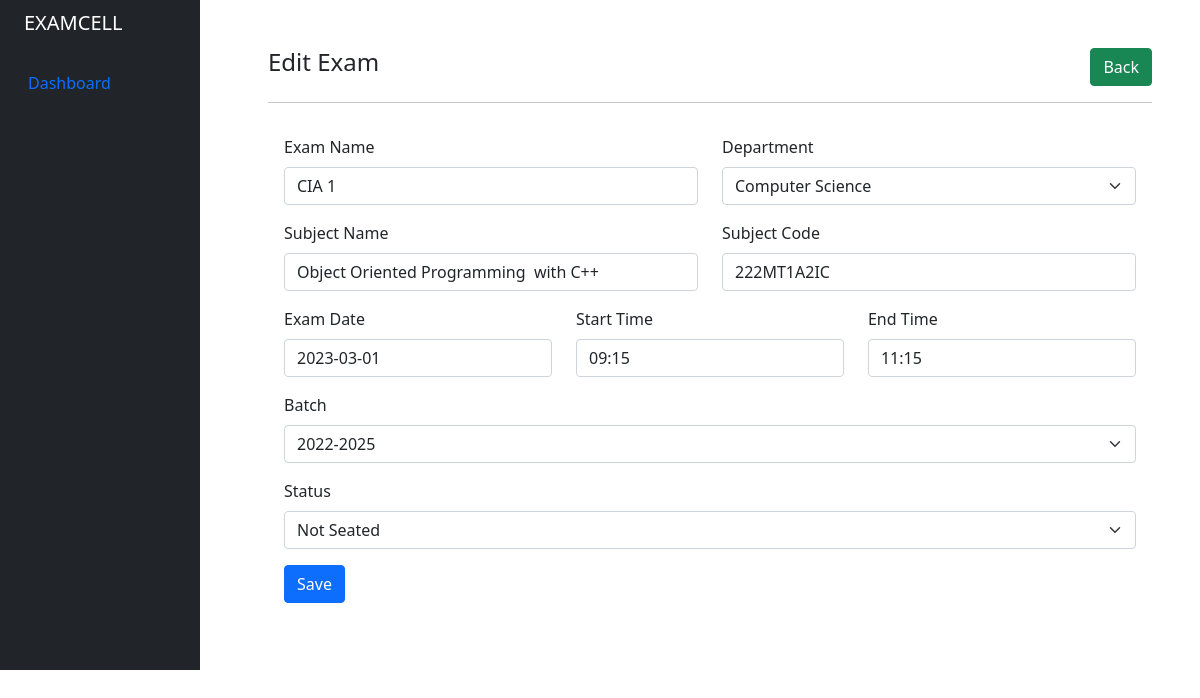
/admin/exam_create_edit.php?id=14 (signed in), run on the app's committed database.
### tables this page shows
CREATE TABLE `tbl_exams` (
  `id` int(11) NOT NULL,
  `exam_name` varchar(100) NOT NULL,
  `exam_subject_name` varchar(100) NOT NULL,
  `exam_subject_code` varchar(100) NOT NULL,
  `exam_date` date NOT NULL,
  `notify_date` date NOT NULL,
  `batched` int(11) DEFAULT -1,
  `is_notified` datetime DEFAULT NULL,
  `exam_start_time` varchar(64) NOT NULL,
  `exam_end_time` varchar(64) DEFAULT NULL,
  `exam_dept` int(11) NOT NULL,
  `exam_batch` int(11) NOT NULL,
  `status` int(11) NOT NULL,
  `event_id` int(11) DEFAULT 0
);

### admin/exam_create_edit.php (the view, shortened to what this page needs)
<?php
include '../helpers/basic_helper.php';
if (isset($_SESSION['email']) && isset($_SESSION['id'])) {
    echo site_header();
?>
    <div class="container-fluid">
        <div class="row flex-nowrap">
            <?php echo site_navbar(); ?>
            <div class="after-side-content col py-5 px-5">
                <div class="row">
                    <div class="col-md-8">
                        <h4><?php echo isset($_GET['id']) ? 'Edit' : 'Set'; ?> Exam</h4>
                    </div>
                    <div class="col-md-4">
                        <a href="exams.php" class="btn btn-success rounded float-end">Back</a>
                    </div>
                </div>
                <hr>
                <?php include '../helpers/message.php'; ?>
                <div>
                    <?php
                    if (isset($_GET['id'])) {
                        $exam_id = mysqli_real_escape_string($conn, $_GET['id']);
                        $query = "SELECT * FROM tbl_exams WHERE id='$exam_id' ";
                        $query_run = mysqli_query($conn, $query);
                        if (mysqli_num_rows($query_run) > 0) {
                            $exam = mysqli_fetch_array($query_run);
                        }
                    }
                    ?>
                    <form action="controller.php" method="POST" class="p-3" id="exam_form">
                        <div class="row">
                            <div class="col-md-6">
                                <div class="mb-3">
                                    <label for="exam_name" class="form-label">Exam Name</label>
                                    <input type="text" class="form-control" id="exam_name" name="exam_name" value="<?php echo isset($exam['exam_name']) ? $exam['exam_name'] : ''; ?>" required autofocus>
                                </div>
                            </div>
                            <div class="col-md-6">
                                <div class="mb-3">
                                    <label for="exam_dept" class="form-label">Department</label>
                                    <select class="form-select" name="exam_dept" id="exam_dept" aria-label="Default select example" required>
                                        <?php
                                        $query = "SELECT * FROM tbl_department";
                                        $query_run = mysqli_query($conn, $query);
                                        if (mysqli_num_rows($query_run) > 0) {
                                            foreach ($query_run as $department) {
                                                $selected = '';
                                                if (isset($_GET['id'])) {
                                                    if ($department['id'] == $exam['exam_dept']) {
                                                        $selected = 'selected';
                                                    }
                                                }
                                                echo "<option value='" . $department['id'] . "' data-deptslug='" . $department['deptslug'] . "' " . $selected . ">" . $department['deptname'] . "</option>";
                                            }
                                        }
                                        ?>
                                    </select>
                                </div>
                            </div>
                        </div>
                        <div class="row">
                            <div class="col-md-6">
                                <div class="mb-3">
                                    <label for="exam_subject_name" class="form-label">Subject Name</label>
                                    <input type="text" class="form-control" id="exam_subject_name" name="exam_subject_name" value="<?php echo isset($exam['exam_subject_name']) ? $exam['exam_subject_name'] : ''; ?>" required>
                                </div>
                            </div>
                            <div class="col-md-6">
                                <div class="mb-3">
                                    <label for="exam_subject_code" class="form-label">Subject Code</label>
                                    <input type="text" class="form-control" id="exam_subject_code" name="exam_subject_code" value="<?php echo isset($exam['exam_subject_code']) ? $exam['exam_subject_code'] : ''; ?>" required>
                                </div>
                            </div>
                        </div>
                        <div class="row">
                            <div class="col-md-4">
                                <div class="mb-3">
                                    <label for="exam_date" class="form-label">Exam Date</label>
                                    <input type="text" id="exam_date" class="form-control datepicker" name="exam_date" value="<?php echo isset($exam['exam_date']) ? $exam['exam_date'] : ''; ?>">
                                </div>
                            </div>
                            <div class="col-md-4">
                                <div class="mb-3">
                                    <label for="exam_start_time" class="form-label">Start Time</label>
                                    <input type="text" id="exam_start_time" class="form-control timepicker" name="exam_start_time" value="<?php echo isset($exam['exam_start_time']) ? $exam['exam_start_time'] : ''; ?>">
                                </div>
                            </div>
                            <div class="col-md-4">
                                <div class="mb-3">
                                    <label for="exam_end_time" class="form-label">End Time</label>
                                    <input type="text" id="exam_end_time" class="form-control timepicker" name="exam_end_time" value="<?php echo isset($exam['exam_end_time']) ? $exam['exam_end_time'] : ''; ?>">
                                </div>
                            </div>
                        </div>
                        <div class="mb-3">
                            <label for="exam_batch" class="form-label">Batch</label>
                            <select class="form-select" name="exam_batch" id="exam_batch" aria-label="Default select example" required>
                                <?php
                                    if (isset($_GET['id'])) {
                                        $query = 'SELECT * FROM tbl_batch WHERE dept="'.$exam['exam_dept'].'"';
                                        $query_run = mysqli_query($conn, $query);
                                        if (mysqli_num_rows($query_run) > 0) {
                                            foreach ($query_run as $batch) {
                                                print_r($batch);
                                                $selected = '';
                                                if ($batch['id'] == $exam['exam_batch']) {
                                                    $selected = ' selected';
                                                }
                                                echo "<option value='".$batch['id']."'".$selected.">".$batch['batchyear']."</option>";
                                            }
                                        }
                                    }
                                ?>
                            </select>
                        </div>
                        <?php if (isset($_GET['id'])) {
                            $statuses = ['Not Seated', 'Seated', 'Ongoing', 'Completed'];
                            ?>
                            <div class="mb-3">
                                <label for="status" class="form-label">Status</label>
                                <select class="form-select" name="status" id="status" aria-label="Default select example" required>
                                    <?php foreach ($statuses as $status) {
                                        $selected = '';
                                        if (array_search($status, $statuses) == $exam['status']) {
                                            $selected = 'selected';
                                        }
                                        echo "<option value='".array_search($status, $statuses)."' ".$selected.">".$status."</option>";
                                    } ?>
                                </select>
                            </div>
                        <?php } ?>
                        <button type="submit" name="<?php echo isset($exam['id']) ? 'update_exam' : 'save_exam'; ?>" class="btn btn-primary">Save</button>
                    </form>
                </div>
            </div>
        </div>
    </div>
<?php
    echo site_footer();
} else {
    header("Location: index.php");
}

### assets/styles.css (style rules this page uses)
.after-side-content { margin-left: 220px !important; }

### data on the page
tbl_exams: exam_name "CIA 1", exam_subject_name "Object Oriented Programming with C++", exam_subject_code "222MT1A2IC", exam_date "2023-03-01", exam_start_time "09:15", exam_end_time "11:15"

### other printed values
form field exam_dept "Computer Science"
form field exam_batch "2022-2025"
form field status "Not Seated"
